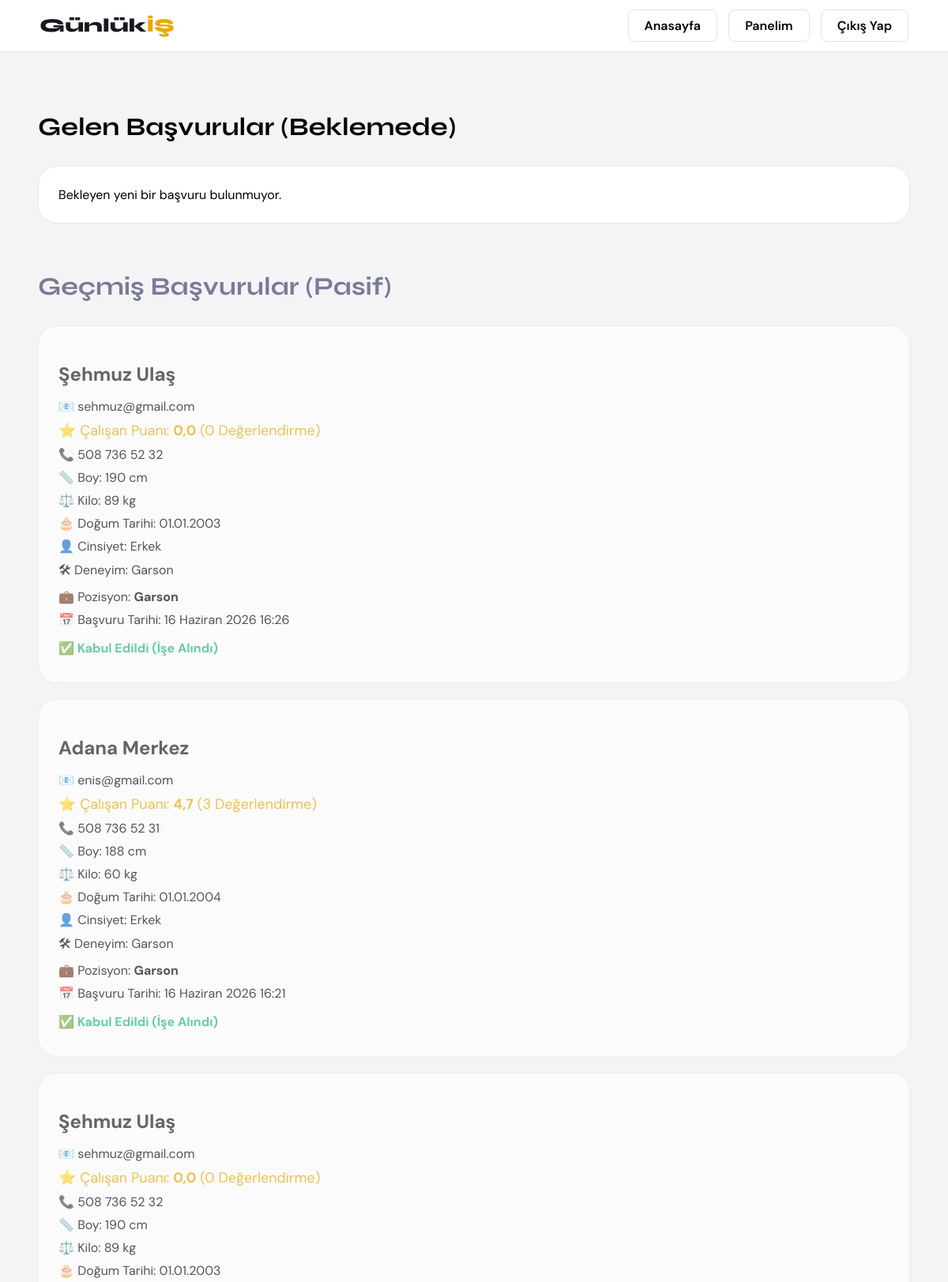
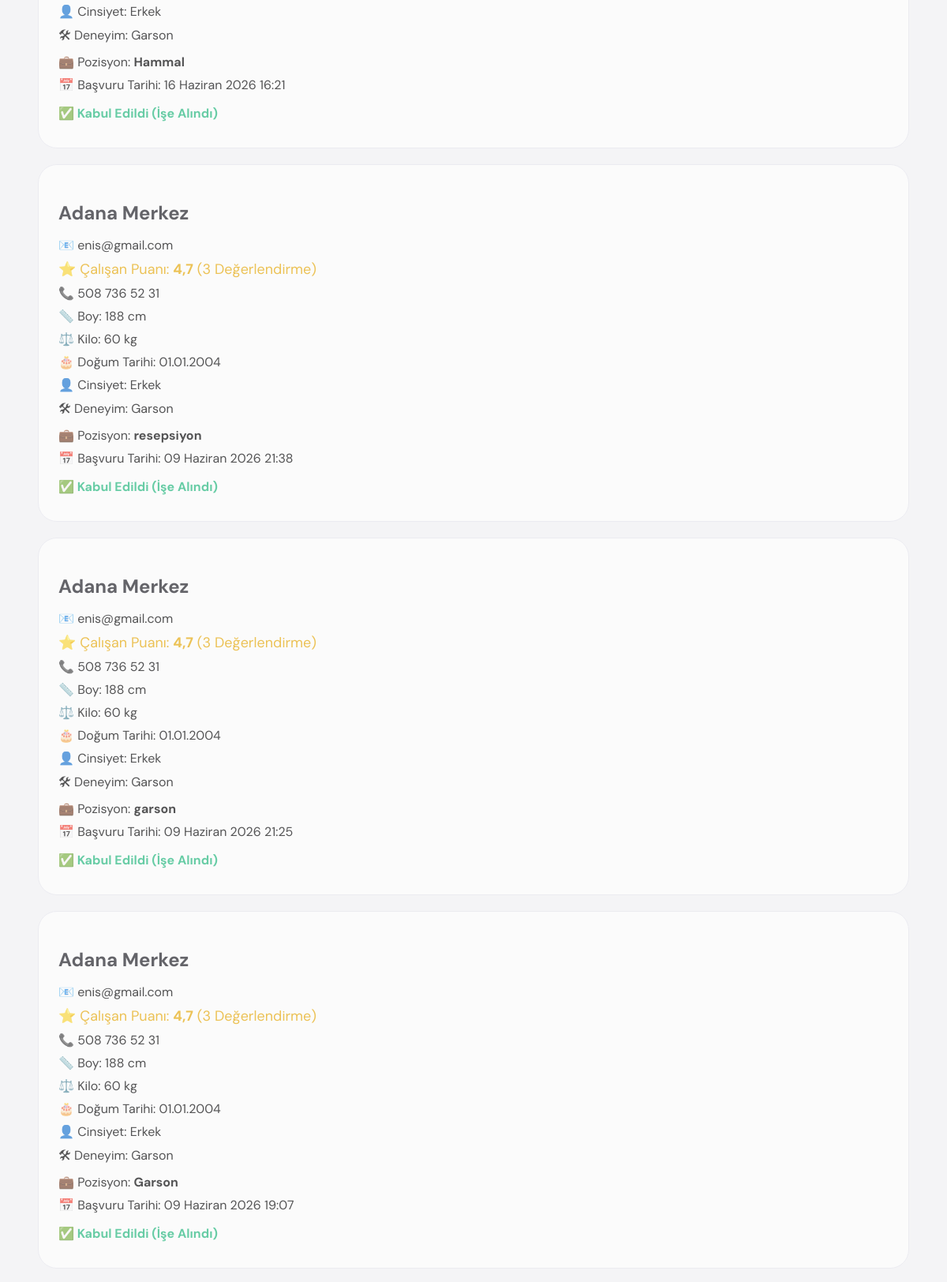
Screenshot of /basvurular/ (signed in, upper part) with the database file from the repository (2 pictures, top to bottom).
### main/models.py (models this page shows, shortened)
class Basvuru(models.Model):
    kullanici = models.ForeignKey(
        Kullanici,
        on_delete=models.CASCADE
    )
    ilan = models.ForeignKey(
        Ilan,
        on_delete=models.CASCADE
    )
    basvuru_tarihi = models.DateTimeField(
        auto_now_add=True
    )
    durum = models.CharField(
        max_length=30,
        default='Beklemede'
    )
    isletme_puanladi = models.BooleanField(default=False)
    calisan_puanladi = models.BooleanField(default=False)

class Kullanici(models.Model):
    HESAP_TURU = (
        ('calisan', 'Çalışan'),
        ('isletme', 'İşletme'),
    )
    ad = models.CharField(max_length=100)
    soyad = models.CharField(max_length=100)
    dogum_tarihi = models.DateField()
    email = models.EmailField(unique=True)
    sifre = models.CharField(max_length=100)
    telefon = models.CharField(max_length=20)
    hesap_turu = models.CharField(
        max_length=20,
        choices=HESAP_TURU
    )

class Calisan(models.Model):
    kullanici = models.OneToOneField(
        Kullanici,
        on_delete=models.CASCADE
    )
    boy = models.IntegerField()
    kilo = models.IntegerField()
    cinsiyet = models.CharField(max_length=50)
    meslekler = models.CharField(max_length=300)
    ortalama_puan = models.FloatField(default=0.0)
    puan_sayisi = models.IntegerField(default=0)
    foto = models.ImageField(
        upload_to='calisanlar/',
        blank=True,
        null=True
    )

class Ilan(models.Model):
    isletme = models.ForeignKey(
    Isletme,
    on_delete=models.CASCADE,
    null=True
)
    isletme_adi = models.CharField(max_length=200)
    isletme_tipi = models.CharField(max_length=100)
    pozisyon = models.CharField(max_length=150)
    is_tanimi = models.TextField()
    konum = models.CharField(max_length=150)
    yas_araligi = models.CharField(max_length=100)
    deneyim = models.CharField(max_length=150)
    cinsiyet = models.CharField(max_length=50)
    yemek = models.CharField(max_length=20)
    ulasim = models.CharField(max_length=20)
    sigorta = models.CharField(max_length=20)
    kisi_sayisi = models.IntegerField()
    baslangic_tarihi = models.DateTimeField()
    bitis_tarihi = models.DateTimeField()
    ucret = models.IntegerField()
    aktif_mi = models.BooleanField(default=True)

### main/views.py (the view)
# urls.py: path('basvurular/', views.basvurular, name='basvurular'),
def basvurular(request):
    kullanici_id = request.session.get('kullanici_id')
    if not kullanici_id:
        return redirect('/giris/')
    kullanici = Kullanici.objects.get(id=kullanici_id)
    if kullanici.hesap_turu != 'isletme':
        return redirect('/')
    aktif_basvurular = Basvuru.objects.select_related('kullanici', 'ilan').filter(
        ilan__isletme__kullanici=kullanici,
        durum='Beklemede'
    ).order_by('-id')
    gecmis_basvurular = Basvuru.objects.select_related('kullanici', 'ilan').filter(
        ilan__isletme__kullanici=kullanici
    ).exclude(durum='Beklemede').order_by('-id')
    return render(
        request,
        'basvurular.html',
        {
            'aktif_basvurular': aktif_basvurular,
            'gecmis_basvurular': gecmis_basvurular
        }
    )

### main/templates/basvurular.html (shortened to what this page needs)
<!DOCTYPE html>
<html lang="tr">
<head>
</head>
<body>
<nav>
    <a href="/" class="logo">Günlük<span>İŞ</span></a>
    <div class="nav-btns">
        <a href="/" class="btn-ghost">Anasayfa</a>
        <a href="/panel/" class="btn-ghost">Panelim</a>
        <a href="/cikis/" class="btn-ghost">Çıkış Yap</a>
    </div>
</nav>
<h1>Gelen Başvurular (Beklemede)</h1>
{% for basvuru in aktif_basvurular %}
<div class="card">
    <h2>
        <a href="/calisan/{{ basvuru.kullanici.id }}/" style="text-decoration:none; color:#18181f;">
            {{ basvuru.kullanici.ad }} {{ basvuru.kullanici.soyad }}
        </a>
    </h2>
    <div class="info">📧 {{ basvuru.kullanici.email }}</div>
    <div class="info" style="color:#e8a800; font-size:18px;">
    ⭐ Çalışan Puanı: <strong>{{ basvuru.kullanici.calisan.ortalama_puan|floatformat:1 }}</strong> ({{ basvuru.kullanici.calisan.puan_sayisi }} Değerlendirme)
</div>
    <div class="info">📞 {{ basvuru.kullanici.telefon }}</div>
    <div class="info">📏 Boy: {{ basvuru.kullanici.calisan.boy }} cm</div>
    <div class="info">⚖️ Kilo: {{ basvuru.kullanici.calisan.kilo }} kg</div>
    <div class="info">🎂 Doğum Tarihi: {{ basvuru.kullanici.dogum_tarihi|date:"d.m.Y" }}</div>
    <div class="info">👤 Cinsiyet: {{ basvuru.kullanici.calisan.cinsiyet }}</div>
    <div class="info">🛠 Deneyim: {{ basvuru.kullanici.calisan.meslekler }}</div>
    <div class="info">💼 Pozisyon: <strong>{{ basvuru.ilan.pozisyon }}</strong></div>
    <div class="info">📅 Başvuru Tarihi: {{ basvuru.basvuru_tarihi }}</div>
    <div style="display: flex; gap: 10px;">
        <a href="/basvuru-onayla/{{ basvuru.id }}/" class="btn approve">Onayla</a>
        <a href="/basvuru-reddet/{{ basvuru.id }}/" class="btn reject">Reddet</a>
    </div>
</div>
{% empty %}
<div class="card">Bekleyen yeni bir başvuru bulunmuyor.</div>
{% endfor %}
<h1 style="margin-top: 60px; color: #7a7a9a;">Geçmiş Başvurular (Pasif)</h1>
{% for basvuru in gecmis_basvurular %}
<div class="card" style="opacity: 0.65;">
    <h2>
        <a href="/calisan/{{ basvuru.kullanici.id }}/" style="text-decoration:none; color:#18181f;">
            {{ basvuru.kullanici.ad }} {{ basvuru.kullanici.soyad }}
        </a>
    </h2>
    <div class="info">📧 {{ basvuru.kullanici.email }}</div>
    <div class="info" style="color:#e8a800; font-size:18px;">
    ⭐ Çalışan Puanı: <strong>{{ basvuru.kullanici.calisan.ortalama_puan|floatformat:1 }}</strong> ({{ basvuru.kullanici.calisan.puan_sayisi }} Değerlendirme)
</div>
    <div class="info">📞 {{ basvuru.kullanici.telefon }}</div>
    <div class="info">📏 Boy: {{ basvuru.kullanici.calisan.boy }} cm</div>
    <div class="info">⚖️ Kilo: {{ basvuru.kullanici.calisan.kilo }} kg</div>
    <div class="info">🎂 Doğum Tarihi: {{ basvuru.kullanici.dogum_tarihi|date:"d.m.Y" }}</div>
    <div class="info">👤 Cinsiyet: {{ basvuru.kullanici.calisan.cinsiyet }}</div>
    <div class="info">🛠 Deneyim: {{ basvuru.kullanici.calisan.meslekler }}</div>
    <div class="info">💼 Pozisyon: <strong>{{ basvuru.ilan.pozisyon }}</strong></div>
    <div class="info">📅 Başvuru Tarihi: {{ basvuru.basvuru_tarihi }}</div>
    <div class="info" style="margin-top: 15px; font-weight: bold;">
        {% if basvuru.durum == 'Onaylandı' %}
            <span style="color: #1db87a;">✅ Kabul Edildi (İşe Alındı)</span>
        {% else %}
            <span style="color: #e74c3c;">❌ Reddedildi / İlan Kapatıldı</span>
        {% endif %}
    </div>
</div>
{% empty %}
<div class="card">Henüz geçmişte işlem yapılmış bir başvuru bulunmuyor.</div>
{% endfor %}
</body>
</html>

### main/templates/basvurular.html (style rules this page uses)
body { background:#f4f4f6; font-family:'DM Sans',sans-serif; padding:40px; margin-top: 80px; }
h1 { font-family:'Syne',sans-serif; margin-bottom:30px; }
.card { background:white; border-radius:24px; padding:25px; margin-bottom:20px; border:1px solid #e7e7ee; }
.card h2 { margin-bottom:15px; }
.info { margin:8px 0; }
nav { background: white; border-bottom: 1px solid #e7e7ee; padding: 18px 50px; display: flex; align-items: center; justify-content: space-between; position: fixed; top: 0; left: 0; right: 0; z-index: 100; }
.logo { font-family: 'Syne', sans-serif; font-size: 24px; font-weight: 800; text-decoration: none; color: #18181f; }
.logo span { color: #e8a800; }
.nav-btns a { padding: 9px 20px; border-radius: 8px; border: 1px solid #e0e1e8; background: transparent; cursor: pointer; text-decoration: none; color: black; font-weight: 600; margin-left: 10px; }

### rows the page displays
Basvuru: kullanici.ad "Şehmuz", kullanici.soyad "Ulaş", kullanici.email "sehmuz@gmail.com", kullanici.calisan.ortalama_puan "0,0", kullanici.calisan.puan_sayisi "0", kullanici.telefon "508 736 52 32", kullanici.calisan.boy "190", kullanici.calisan.kilo "89", kullanici.dogum_tarihi "01.01.2003", kullanici.calisan.cinsiyet "Erkek", kullanici.calisan.meslekler "Garson", ilan.pozisyon "Garson", basvuru_tarihi "16 Haziran 2026 16:26", durum "✅ Kabul Edildi (İşe Alındı)"
Basvuru: kullanici.ad "Adana", kullanici.soyad "Merkez", kullanici.email "enis@gmail.com", kullanici.calisan.ortalama_puan "4,7", kullanici.calisan.puan_sayisi "3", kullanici.telefon "508 736 52 31", kullanici.calisan.boy "188", kullanici.calisan.kilo "60", kullanici.dogum_tarihi "01.01.2004", kullanici.calisan.cinsiyet "Erkek", kullanici.calisan.meslekler "Garson", ilan.pozisyon "Garson", basvuru_tarihi "16 Haziran 2026 16:21", durum "✅ Kabul Edildi (İşe Alındı)"
Basvuru: kullanici.ad "Şehmuz", kullanici.soyad "Ulaş", kullanici.email "sehmuz@gmail.com", kullanici.calisan.ortalama_puan "0,0", kullanici.calisan.puan_sayisi "0", kullanici.telefon "508 736 52 32", kullanici.calisan.boy "190", kullanici.calisan.kilo "89", kullanici.dogum_tarihi "01.01.2003", kullanici.calisan.cinsiyet "Erkek", kullanici.calisan.meslekler "Garson", ilan.pozisyon "Hammal", basvuru_tarihi "16 Haziran 2026 16:21", durum "✅ Kabul Edildi (İşe Alındı)"
Basvuru: kullanici.ad "Adana", kullanici.soyad "Merkez", kullanici.email "enis@gmail.com", kullanici.calisan.ortalama_puan "4,7", kullanici.calisan.puan_sayisi "3", kullanici.telefon "508 736 52 31", kullanici.calisan.boy "188", kullanici.calisan.kilo "60", kullanici.dogum_tarihi "01.01.2004", kullanici.calisan.cinsiyet "Erkek", kullanici.calisan.meslekler "Garson", ilan.pozisyon "resepsiyon", basvuru_tarihi "09 Haziran 2026 21:38", durum "✅ Kabul Edildi (İşe Alındı)"
Basvuru: kullanici.ad "Adana", kullanici.soyad "Merkez", kullanici.email "enis@gmail.com", kullanici.calisan.ortalama_puan "4,7", kullanici.calisan.puan_sayisi "3", kullanici.telefon "508 736 52 31", kullanici.calisan.boy "188", kullanici.calisan.kilo "60", kullanici.dogum_tarihi "01.01.2004", kullanici.calisan.cinsiyet "Erkek", kullanici.calisan.meslekler "Garson", ilan.pozisyon "garson", basvuru_tarihi "09 Haziran 2026 21:25", durum "✅ Kabul Edildi (İşe Alındı)"
Basvuru: kullanici.ad "Adana", kullanici.soyad "Merkez", kullanici.email "enis@gmail.com", kullanici.calisan.ortalama_puan "4,7", kullanici.calisan.puan_sayisi "3", kullanici.telefon "508 736 52 31", kullanici.calisan.boy "188", kullanici.calisan.kilo "60", kullanici.dogum_tarihi "01.01.2004", kullanici.calisan.cinsiyet "Erkek", kullanici.calisan.meslekler "Garson", ilan.pozisyon "Garson", basvuru_tarihi "09 Haziran 2026 19:07", durum "✅ Kabul Edildi (İşe Alındı)"
